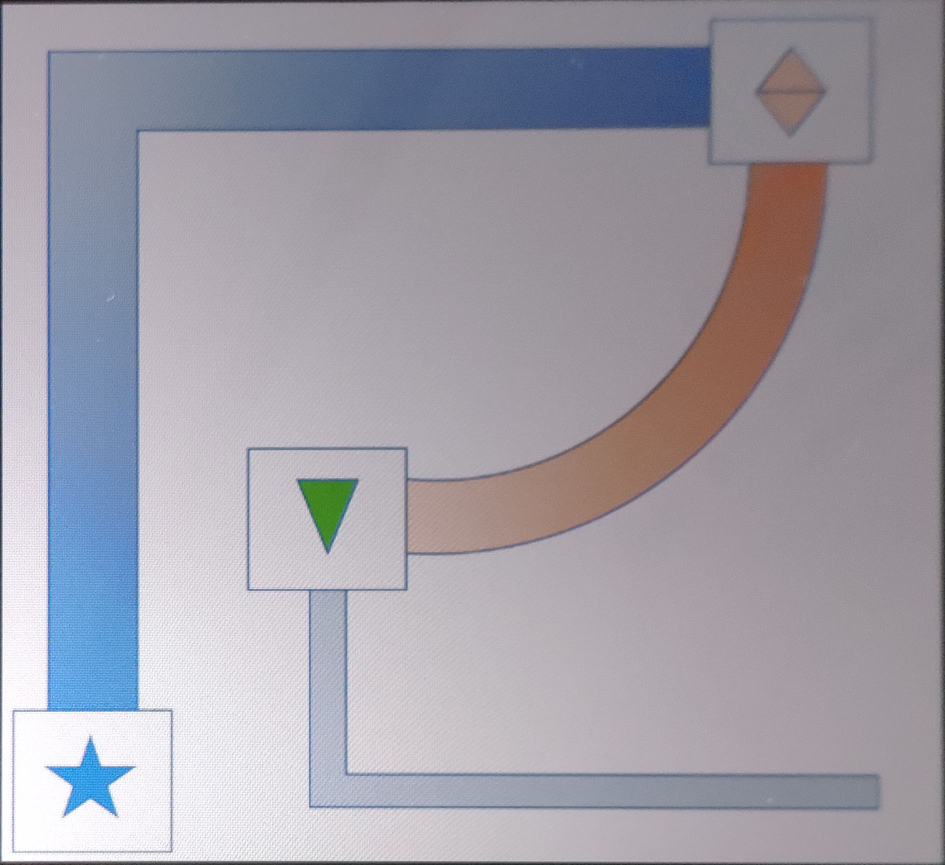
#> input picture Picture2.jpg, 1890 x 1730 px (shown at 1/2 size)
$ python keypoint_match.py
#> lines starting #> are read from the running program, lines starting #| are printed output that depends on the picture; after the words box and inside, x2 and y2 are one past the last pixel; in counts of white or black regions, pixels touching at a corner belong together
import cv2
import numpy as np
import imutils
MIN_MATCHES = 10
# cap = cv2.imread('test1.jpg', 0)
cap = cv2.imread('Picture2.jpg', 0)
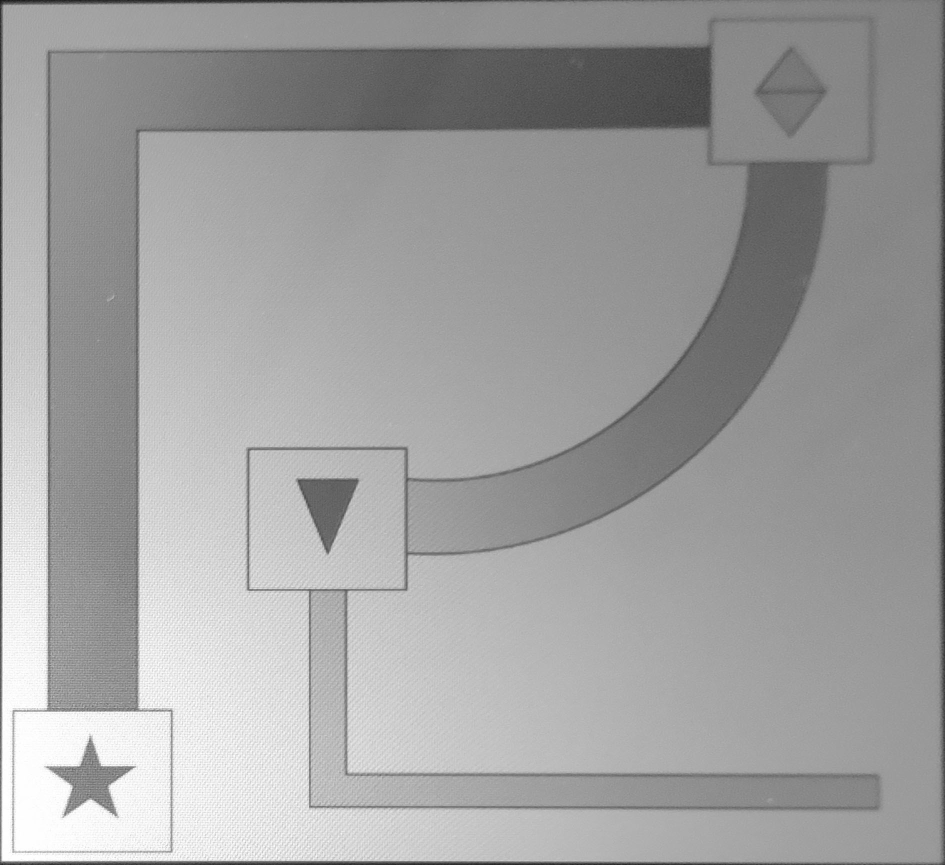
#> cap: shape (1730, 1890) (shown at 1/2 size); min 21, max 255, mean 160.2
model = cv2.imread('Template1.jpg', 0)
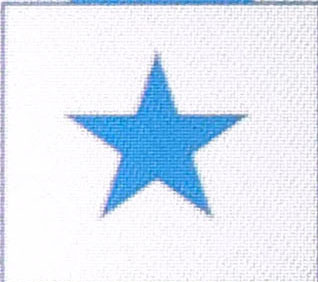
#> input picture Template1.jpg, 318 x 282 px
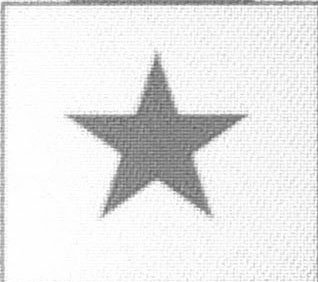
#> model: shape (282, 318); min 86, max 255, mean 231.2
cap = imutils.resize(cap, height=500)
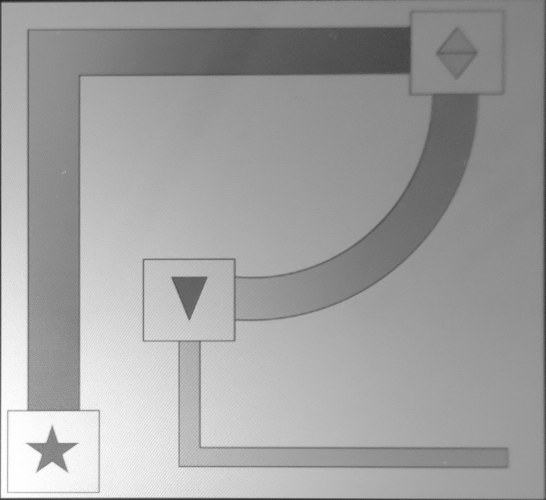
#> cap: shape (500, 546); min 30, max 255, mean 160.2
model = imutils.resize(model, height=500)
#> model: shape (500, 563)
# ORB keypoint detector
orb = cv2.ORB_create()
# create brute force  matcher object
bf = cv2.BFMatcher(cv2.NORM_HAMMING, crossCheck=True)
# Compute model keypoints and its descriptors
kp_model, des_model = orb.detectAndCompute(model, None)
#> kp_model = 447 keypoints; strongest (x, y, size): (353, 370, 31), (356, 372, 44.6), (430, 206, 53.6), (355, 373, 37.2)
# Compute scene keypoints and its descriptors
kp_frame, des_frame = orb.detectAndCompute(cap, None)
#> kp_frame = 198 keypoints; strongest (x, y, size): (78, 409, 31), (77, 409, 37.2), (43, 442, 37.2), (145, 261, 31)
# Match frame descriptors with model descriptors
matches = bf.match(des_model, des_frame)
#> matches = 31 matches
# Sort them in the order of their distance
matches = sorted(matches, key=lambda x: x.distance)

if len(matches) > MIN_MATCHES:
    # draw first 15 matches.
    show = cv2.drawMatches(model, kp_model, cap, kp_frame,
                          matches[:MIN_MATCHES], 0, flags=2)
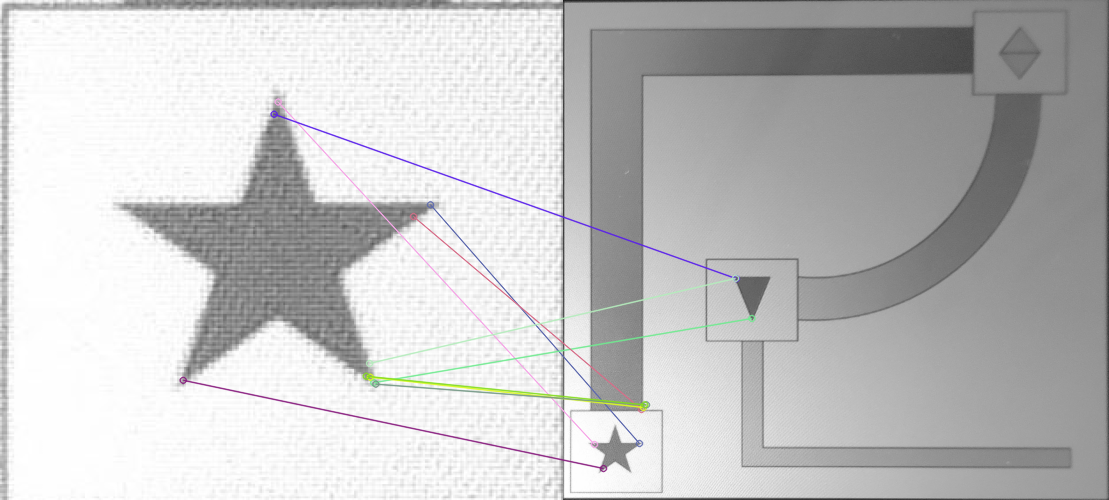
#> show: shape (500, 1109, 3); mean of channels 0, 1, 2 195.6, 195.5, 195.6; drawn as B, G, R

    # assuming matches stores the matches found and
    # returned by bf.match(des_model, des_frame)
    # differenciate between source points and destination points
    src_pts = np.float32([kp_model[m.queryIdx].pt for m in matches]).reshape(-1, 1, 2)
#> src_pts = 31 rows, first 8: [277.7, 101.5], [430, 204.2], [182.7, 379.8], [273.6, 113.8], [373.2, 382.2], [413, 216], [369.8, 376.7], [375.3, 383.6]
    dst_pts = np.float32([kp_frame[m.trainIdx].pt for m in matches]).reshape(-1, 1, 2)
#> dst_pts = 31 rows, first 8: [31, 444], [76, 443], [40, 468], [172.8, 278.2], [188.4, 318], [78, 409], [80, 407], [82.94, 404.4]
    # compute Homography
    M, mask = cv2.findHomography(src_pts, dst_pts, cv2.RANSAC, 5.0)
#> M = [[-0.3, 0.0599, 81.12], [-1.53, 0.336, 403.5], [-0.00377, 0.000809, 1]]; mask = 31 values, max 1 at index 5, min 0 at index 0, mean 0.161
    print(M)
#| [[-3.00071166e-01  5.98999477e-02  8.11224896e+01]
#|  [-1.53181044e+00  3.35867996e-01  4.03450810e+02]
#|  [-3.77164714e-03  8.08831743e-04  1.00000000e+00]]

    # Draw a rectangle that marks the found model in the frame
    h, w = model.shape
#> h = 500; w = 563
    pts = np.float32([[0, 0], [0, h - 1], [w - 1, h - 1], [w - 1, 0]]).reshape(-1, 1, 2)
#> pts = [[0, 0], [0, 499], [562, 499], [562, 0]]
    # project corners into frame
    dst = cv2.perspectiveTransform(pts, M)
#> dst = [[81.12, 403.5], [79.09, 406.8], [80.48, 404.8], [78.16, 408.5]]

    ##fill extracted image
    fill_point = np.array(dst, dtype=np.int32)
#> fill_point = [[81, 403], [79, 406], [80, 404], [78, 408]]
    save = cv2.fillConvexPoly(cap, fill_point, 255)

    for item in dst: item[0][0] += len(model[0])
#> this loop made 4 passes
    # connect them with lines
    show = cv2.polylines(show, [np.int32(dst)], True, 255, 3, cv2.LINE_AA)
#> show: shape (500, 1109, 3); 0.01% of pixels changed, all inside (x1, y1, x2, y2) = (638, 401, 648, 411)

    # show result
    cv2.imshow('frame', show)
    # cv2.imwrite('show.jpg', show)
    # cv2.imwrite('save.jpg', save)
    cv2.waitKey(0)
else:
    print ("Not enough matches have been found")
